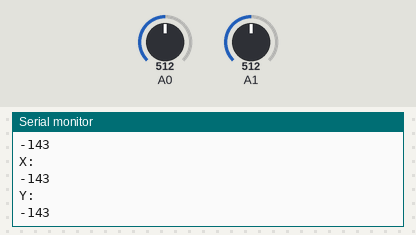
A sketch run on a simulated Arduino Uno, built with avr-gcc and run on an emulated ATmega328P. Shown: the last lines printed to the serial monitor. Inputs (shaded band) come from the test bench; at power-on: A0 = 512, A1 = 512.

Above: at 1.2 s.
1.3 s: A0 set to 716
At 2.0 s:
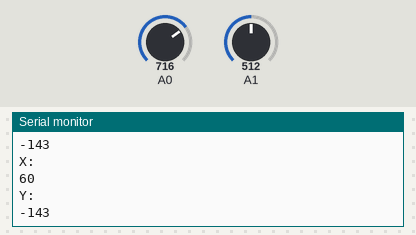
2.8 s: A1 set to 306
At 3.6 s:
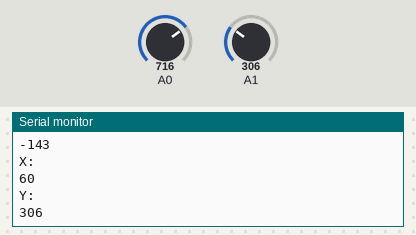
4.3 s: A0 set to 900
At 5.1 s:
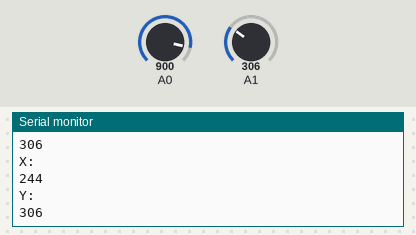
5.8 s: A1 set to 122
At 6.7 s:
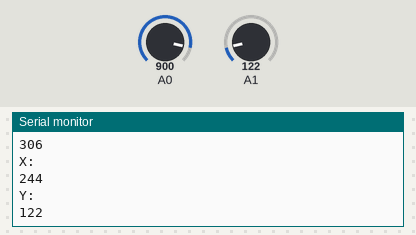
Timing chart, 0 to 8.3 s (numbered marks = the images above; inputs shaded):
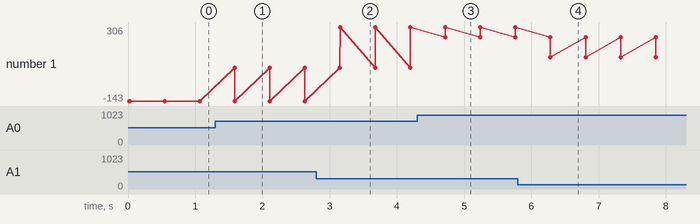

The sketch:

Gyro_Sensor.ino
```cpp
#include <SoftwareSerial.h>

void setup()
{
   Serial.begin(115200);
}

void loop()
{
  int i;
  int x,y;

  for(i=0;i<100;i++){
    x += analogRead(0);
    y += analogRead(1);
  }

  x/=100;
  y/=100;

  Serial.println("X:");
  Serial.println(x);
  Serial.println("Y:");
  Serial.println(y);
  delay(500);
}
```

Measured:
- after the input at 1.3 s, the serial monitor: prints a new line after 0.29 s (image 1)
- after the input at 2.8 s, the serial monitor: prints a new line after 0.35 s (image 2)
- after the input at 4.3 s, the serial monitor: prints a new line after 0.42 s (image 3)
- after the input at 5.8 s, the serial monitor: prints a new line after 0.48 s (image 4)
- plotted number 1: -143 → 306 after the input at 2.8 s, 306 → 122 after the input at 5.8 s
